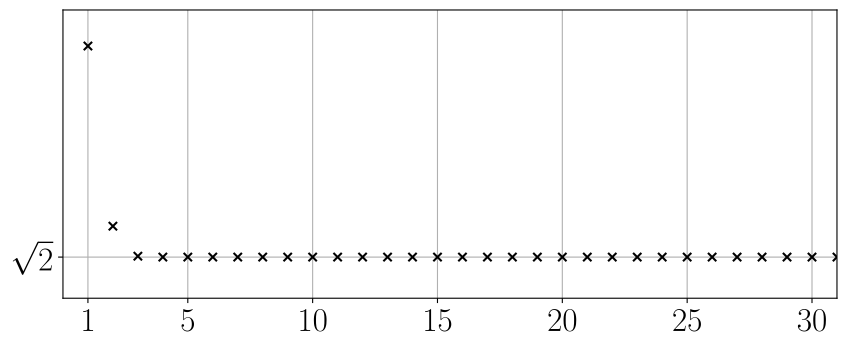

Write the Python code that produced this figure.
import numpy as np, matplotlib.pyplot as plt
from matplotlib import rcParams
from pathlib import Path

rcParams['font.size'] = 24
rcParams['text.usetex'] = True

fig = plt.figure(figsize=(9,4))
ax = fig.add_subplot()

n = np.arange(1, 33)
a_n = [2]
for _ in range(31):
    a_n.append(0.5 * (a_n[-1] + 2 / a_n[-1]))

ax.grid()
ax.set_axisbelow(True)
ax.scatter(n, a_n, color='black', marker='x')

ax.set_xlim(0, 31)
ax.set_ylim(1.3, 2.1)
ax.set_xticks(ticks=[1, 5, 10, 15, 20, 25, 30])
ax.set_yticks(ticks=[np.sqrt(2)], labels=[r'$\sqrt{2}$'])

plt.tight_layout()

plt.savefig(Path(__file__).with_suffix('.pdf'), format="pdf", bbox_inches="tight")
#plt.show()
